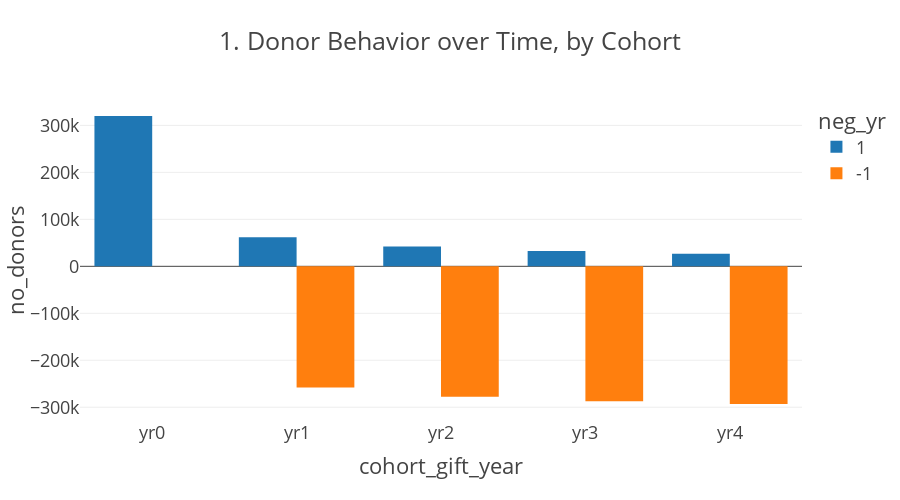

Notebook code for this chart:
### Code cell
pio.templates.default = "presentation"

color_discrete_map=[[0, 'rgb(255,255,255)'],#white
            [0.08, 'rgb(255,255,255'], 
            [0.08, 'rgb(255,165,0)'],#orange
            [0.4, 'rgb(255,165,0)'],
            [0.4, 'rgb(255,0,0'], #red
            [0.8, 'rgb(255,0,0)'],
            [0.8, 'rgb(0,0,255)'], #blue
            [1, 'rgb(0,0,255)']]

df5.loc[:,"neg_yr"] = df5["neg_yr"].astype(int)


data=df5.groupby(['cohort', 'cohort_gift_year', 'neg_yr']).sum().reset_index().query('cohort == 2013')
x="cohort_gift_year"
y="no_donors"
color="neg_yr"

trace1 = px.bar(data, x=x, y=y, color=color, barmode='group',
            title="1. Donor Behavior over Time, by Cohort",
                color_discrete_map=color_discrete_map,
         #    marker=dict(color='green'),

           #color_discrete_sequence =['red','seagreen' 
                                     #'tomato', 'mediumseagreen'
                                    
           # hover_data=['cohort', 'no_donors', 'count_yr2'],
            # labels={'cohort':'class'}, 
             height=500)
 #barmode='group', labels={'index':'year', 'y':'amount ($)'}, 
#fig.update_xaxes(type='category')
#fig.layout.update(showlegend=False)
fig.update_layout(coloraxis_showscale=False)
#fig.layout
fig.show()

### Figure 1 — Plotly figure (JSON) as saved in the notebook; plotly's stock layout.template omitted (floating-point values rounded to 4 significant figures)
{"data": [{"alignmentgroup": "True", "hovertemplate": "neg_yr=1<br>cohort_gift_year=%{x}<br>no_donors=%{y}<extra></extra>", "legendgroup": "1", "marker": {"color": "#1F77B4"}, "name": "1", "offsetgroup": "1", "orientation": "v", "showlegend": true, "textposition": "auto", "type": "bar", "x": ["yr0", "yr1", "yr2", "yr3", "yr4"], "xaxis": "x", "y": [320069, 62130, 42233, 32635, 26929], "yaxis": "y"}, {"alignmentgroup": "True", "hovertemplate": "neg_yr=-1<br>cohort_gift_year=%{x}<br>no_donors=%{y}<extra></extra>", "legendgroup": "-1", "marker": {"color": "#FF7F0E"}, "name": "-1", "offsetgroup": "-1", "orientation": "v", "showlegend": true, "textposition": "auto", "type": "bar", "x": ["yr1", "yr2", "yr3", "yr4"], "xaxis": "x", "y": [-257939, -277836, -287434, -293140], "yaxis": "y"}], "layout": {"barmode": "group", "coloraxis": {"showscale": false}, "height": 500, "legend": {"title": {"text": "neg_yr"}, "tracegroupgap": 0}, "title": {"text": "1. Donor Behavior over Time, by Cohort"}, "xaxis": {"anchor": "y", "domain": [0, 1], "title": {"text": "cohort_gift_year"}}, "yaxis": {"anchor": "x", "domain": [0, 1], "title": {"text": "no_donors"}}}}
